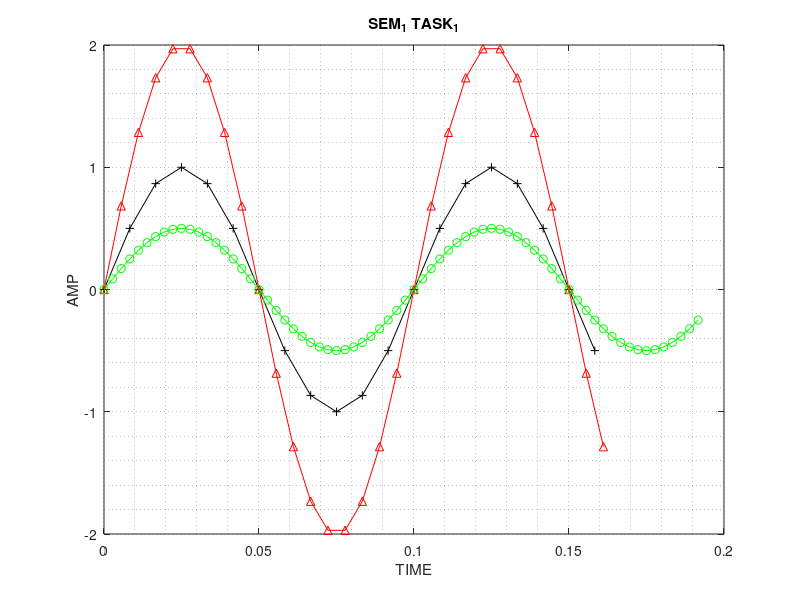

Write MATLAB code to recreate this figure.
clear;

xy_grid_max_1 = 20; % grid number settings
xy_grid_max_2 = 30;
xy_grid_max_3 = 70;

fs0 = 120; % discretisation freq
fs1 = 180;
fs2 = 360;

T = 14; % signal duration

ts0  = 0:1/fs0:T; % array of signal time points
ts1  = 0:1/fs1:T;
ts2  = 0:1/fs2:T;

y = sin(2*pi*10*ts0); % array of signal amp points
y1 = 2*sin(2*pi*10*ts1);
y2 = 1/2*(sin(2*pi*10*ts2));

plot(ts0(1:xy_grid_max_1),y(1:xy_grid_max_1),'-black+'...
,ts1(1:xy_grid_max_2),y1(1:xy_grid_max_2),'-red^'...
,ts2(1:xy_grid_max_3),y2(1:xy_grid_max_3),'-greeno');
grid minor;
xlabel('TIME');
ylabel('AMP');
title('SEM_1 TASK_1');